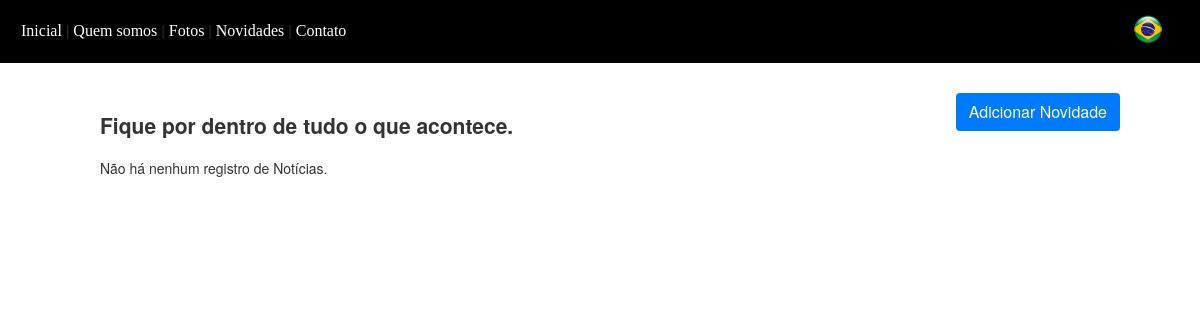
Page /novidades.php on the earlier database version.
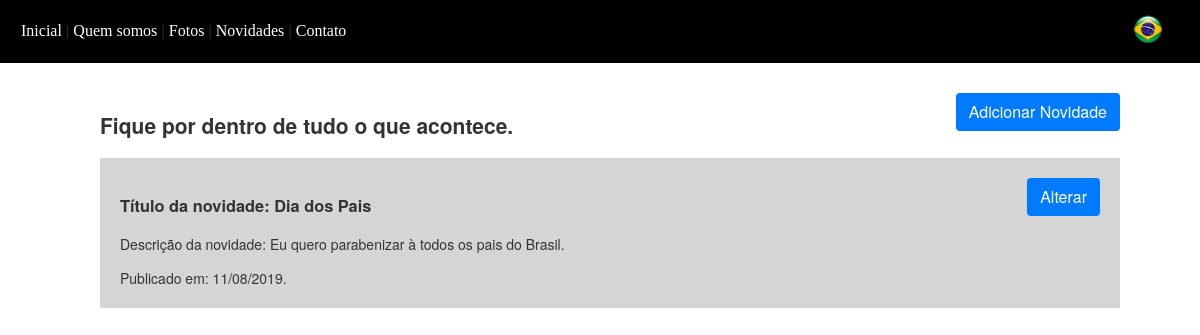
Same page on the later database version.
### tables this page shows
CREATE TABLE `novidade` (
  `ID` int(11) NOT NULL,
  `data` varchar(255) NOT NULL,
  `foto` varchar(255) NOT NULL,
  `titulo_br` varchar(255) NOT NULL,
  `titulo_us` varchar(255) NOT NULL,
  `titulo_es` varchar(255) NOT NULL,
  `titulo_fr` varchar(255) NOT NULL,
  `texto_br` text NOT NULL,
  `texto_us` text NOT NULL,
  `texto_es` text NOT NULL,
  `texto_fr` text NOT NULL,
  `status` varchar(20) NOT NULL
);

### idiomas/br.php (called while the page is built)
<?php
$trad['titulo'] = 'Olá, bem vindo';
$trad['textoindex'] = 'Você está na página principal do sistema.';
$trad['textoquemsomos'] = 'Aqui você conhecerá um pouco da nossa história.';
$trad['textofotos'] = 'Veja a nossa galeria de fotos que preparamos para você.';
$trad['textonovidades'] = 'Fique por dentro de tudo o que acontece.';
$trad['textocontato'] = 'Diga-nos o que você pensa. Dúvidas, sugestões, dicas e críticas.';
$trad['labelnome'] = 'Nome';
$trad['labelemail'] = 'E-mail';
$trad['labelassunto'] = 'Assunto';
$trad['labelmensagem'] = 'Mensagem';
$trad['menu1'] = 'Inicial';
$trad['menu2'] = 'Quem somos';
$trad['menu3'] = 'Fotos';
$trad['menu4'] = 'Novidades';
$trad['menu5'] = 'Contato';
$trad['titulofoto'] = 'Título';
$trad['titulonovidade'] = 'Título da novidade';
$trad['textonovidade'] = 'Descrição da novidade';
$trad['datanovidade'] = 'Publicado em';
$trad['labelnewtitulo'] = 'Título da Novidade';
$trad['labelnewfoto'] = 'Foto da Novidade';
$trad['labelnewtexto'] = 'Descrição da Novidade';
$trad['textonewcadastro'] = 'Formulário de cadastro de novidades.';
$trad['textoneweditar'] = 'Formulário de alteração de novidades.';
$trad['botaonewcadastro'] = 'Cadastrar Novidade';
$trad['botaoeditar'] = 'Salvar Alterações';
$trad['botaocontato'] = 'Enviar Mensagem';
$trad['labeltitulobr'] = 'Título em Português';
$trad['labeltitulous'] = 'Título em Inglês';
$trad['labeltituloes'] = 'Título em Espanhol';
$trad['labeltitulofr'] = 'Título em Francês';
$trad['labeltextobr'] = 'Descrição em Português';
$trad['labeltextous'] = 'Descrição em Inglês';
$trad['labeltextoes'] = 'Descrição em Espanhol';
$trad['labeltextofr'] = 'Descrição em Francês';
?>

### novidades.php (the view, shortened to what this page needs)
<?php
include "conexao.php";
include('inc/lista_new.php');
?>
<!DOCTYPE html>
<html>
	<head>
		<link href="css/estilo.css" rel="stylesheet" type="text/css"/>
	</head>
	<body style="margin: 0; padding: 0">
		<?php include 'inc/idiomas.php'; ?>
		<?php include 'inc/menu.php'; ?>
		<div class="content">
			<span class="pull-right"><a class="btn btn-primary" role="button" href="add.php">Adicionar Novidade</a></span>
			<h2><?php echo $trad['textonovidades'];?></h2>
<?php
$sql = mysqli_query($connect,"SELECT * FROM novidade ORDER BY ID DESC");
?>
<?php
if(mysqli_num_rows($sql) > 0){
while($ln = mysqli_fetch_object($sql)):
?>
<div style="background-color: #d5d5d5; padding: 20px 20px 20px 20px">
			<a class="btn btn-primary pull-right" role="button" href="editar.php?ID=<?php echo $ln->ID; ?>">Alterar</a>
			<h3><?php echo $trad['titulonovidade'];?>: <?php echo $ln->$titulo; ?></h3>
			<p><?php echo $trad['textonovidade'];?>: <?php echo $ln->$texto; ?></p>
			<?php echo $trad['datanovidade'];?>: <?php echo $ln->data; ?>.
</div>
<?php endwhile ?>
<?php } else if(mysqli_num_rows($sql) == false){?>
Não há nenhum registro de Notícias.
<?php } ?>
		</div>
	</body>
</html>

### inc/idiomas.php (shortened to what this page needs)
<div class="idiomas">
	<ul class="list-inline links-list pull-right">
		<li class="dropdown language-selector">
			<a class="dropdown-toggle" data-toggle="dropdown" data-close-others="true">
	<?php
		if(!isset($_GET['idioma']) && !isset($_SESSION['idioma'])){
			echo '<img style="width: 30px; height: auto" src="img/pt-br.png" />';
		} else if(!isset($_GET['idioma']) && isset($_SESSION['idioma'])){
		    echo '<img style="width: 30px; height: auto" src="img/'.$_SESSION['idioma'].'.png" />';
		} else if(isset($_GET['idioma'])){
			echo '<img style="width: 30px; height: auto" src="img/'.$_GET['idioma'].'.png" />';
		};
	?>
		  </a>
		</li>
	</ul>
</div>

### inc/menu.php
<div class="menu">
	<a href="index.php"><?php echo $trad['menu1'];?></a> |
	<a href="quemsomos.php"><?php echo $trad['menu2'];?></a> |
	<a href="fotos.php"><?php echo $trad['menu3'];?></a> |
	<a href="novidades.php"><?php echo $trad['menu4'];?></a> |
	<a href="contato.php"><?php echo $trad['menu5'];?></a>
</div>

### css/estilo.css (style rules this page uses)
body { font-family: "Helvetica Neue",Helvetica,Arial,sans-serif; font-size: 14px; line-height: 1.42857143; color: #333; text-decoration: none; }
.menu { width: 97%; background-color: #000; padding: 20px 20px 20px 21px; margin: 0 0 10px 0 }
.menu a { text-decoration: none; font-size: 16px; color: #fff; font-weight: 400; font-family: verdana; }
.idiomas { position: absolute; top: 0px; right: 20px }
.content { width: 85%; padding: 20px 100px 50px 100px; }
.links-list { white-space: nowrap; padding-top: 14px; padding-bottom: 8px; }
.pull-right { float: right !important; }
.list-inline { padding-left: 0; list-style: none; margin-left: -5px; }
ul, ol { margin-top: 0; margin-bottom: 8.5px; }
.list-inline > li { display: inline-block; padding-left: 5px; padding-right: 5px; }
.language-selector { margin-top: -7px; }
.dropup, .dropdown { position: relative; }
.language-selector > .dropdown-toggle { display: inline-block; padding: 7px 12px; -webkit-border-radius: 3px; -webkit-background-clip: padding-box; -moz-border-radius: 3px; -moz-background-clip: padding; border-radius: 3px; background-clip: padding-box; }
.language-selector > .dropdown-toggle img { display: inline-block; line-height: 1; }
img { vertical-align: middle; }
img { border: 0; }
.language-selector { cursor: pointer; }
::marker { text-align: end; unicode-bidi: isolate; font-variant-numeric: tabular-nums; }
.btn-primary { color: #fff; background-color: #007bff; border-color: #007bff; }
.btn { display: inline-block; font-weight: 400; text-align: center; white-space: nowrap; vertical-align: middle; -webkit-user-select: none; -moz-user-select: none; -ms-user-select: none; user-select: none; border: 1px solid transparent; padding: 0.375rem 0.75rem; font-size: 1rem; line-height: 1.5; border-radius: 0.25rem; text-decoration: none; cursor: pointer; transition: color 0.15s ease-in-out, background-color 0.15s ease-in-out, border-color 0.15s ease-in-out, box-shadow 0.15s ease-in-out; }

Differences in the rows shown:
added novidade: titulo "Dia dos Pais", texto "Eu quero parabenizar à todos os pais do Brasil.", data "11/08/2019"
Other differences:
text no longer shown: "Não há nenhum registro de Notícias."
